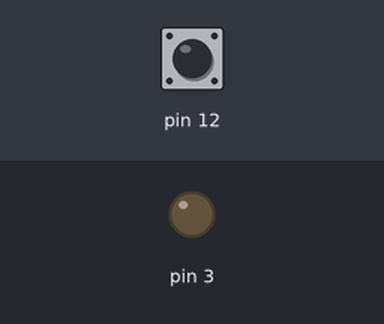
This sketch was run on a simulated Arduino Uno, built with avr-gcc and run on an emulated ATmega328P. Parts: output pins drawn as LEDs (lit = HIGH). Inputs (shaded band) come from the test bench; at power-on: pin 12 HIGH.

Above: at 1.2 s.
1.3 s: pin 12 pulled LOW for 0.15 s
At 1.37 s:
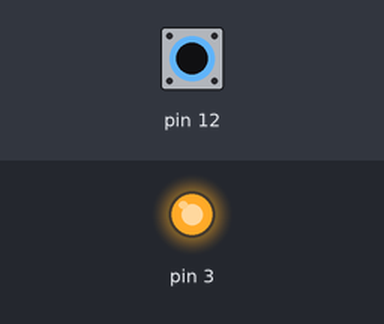
2.9 s: pin 12 pulled LOW for 3.2 s
At 7.3 s:
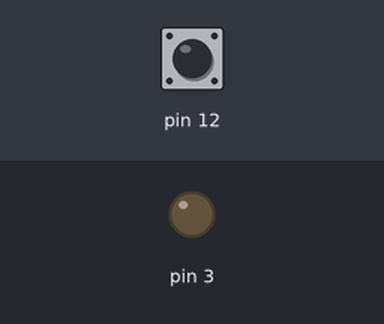
Timing chart, 0 to 8.8 s (numbered marks = the images above; inputs shaded):
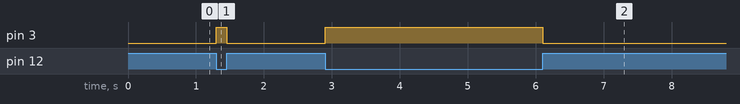

Measured:
- after the input at 1.3 s, pin 3: LOW → HIGH at once, → LOW 0.15 s later
- after the input at 2.9 s, pin 3: LOW → HIGH at once, → LOW 3.2 s later

The sketch:

led_and_switch.ino
```cpp
/******************************************************************************
    Platform:Arduino Course Programs.

    Written by: Pratiksha Kasbekar, Vidya Robotics Pvt. Ltd.
    Edited By: , Vidya Robotics Pvt. Ltd.
    Last Modification: 05-07-2017

    This is a simple LED and switch program.
    In this when switch is pressed LED will turn ON otherwise it will remain OFF.
    Switch is connected to pin 12 and LED is connected to pin 3.
    One terminal of switch is given to Arduino pin and second is given to GROUND.
    So use software pull up concept to make pin initially HIGH. So that when switch is not pressed we will receive HIGH at pin.
    Anode of LED is given arduino pin 3 and cathode is given to GROUND through resistor pin.


    Hardware Setup:-
    Connect  USB  cable between PC and Arduino Uno.
    Select Controller Board: Arduino UNO
    Select USBASP programmer type
    Connect switch and led to arduino and supply pins
********************************************************************************/
void setup()
{
  pinMode(3,OUTPUT);
  pinMode(12,INPUT);

  digitalWrite(12,HIGH);   // pull up
}

void loop()
{
  if(digitalRead(12)==LOW)
  {
     digitalWrite(3,HIGH);
  }
  else
  {
     digitalWrite(3,LOW);
  }

}
```
